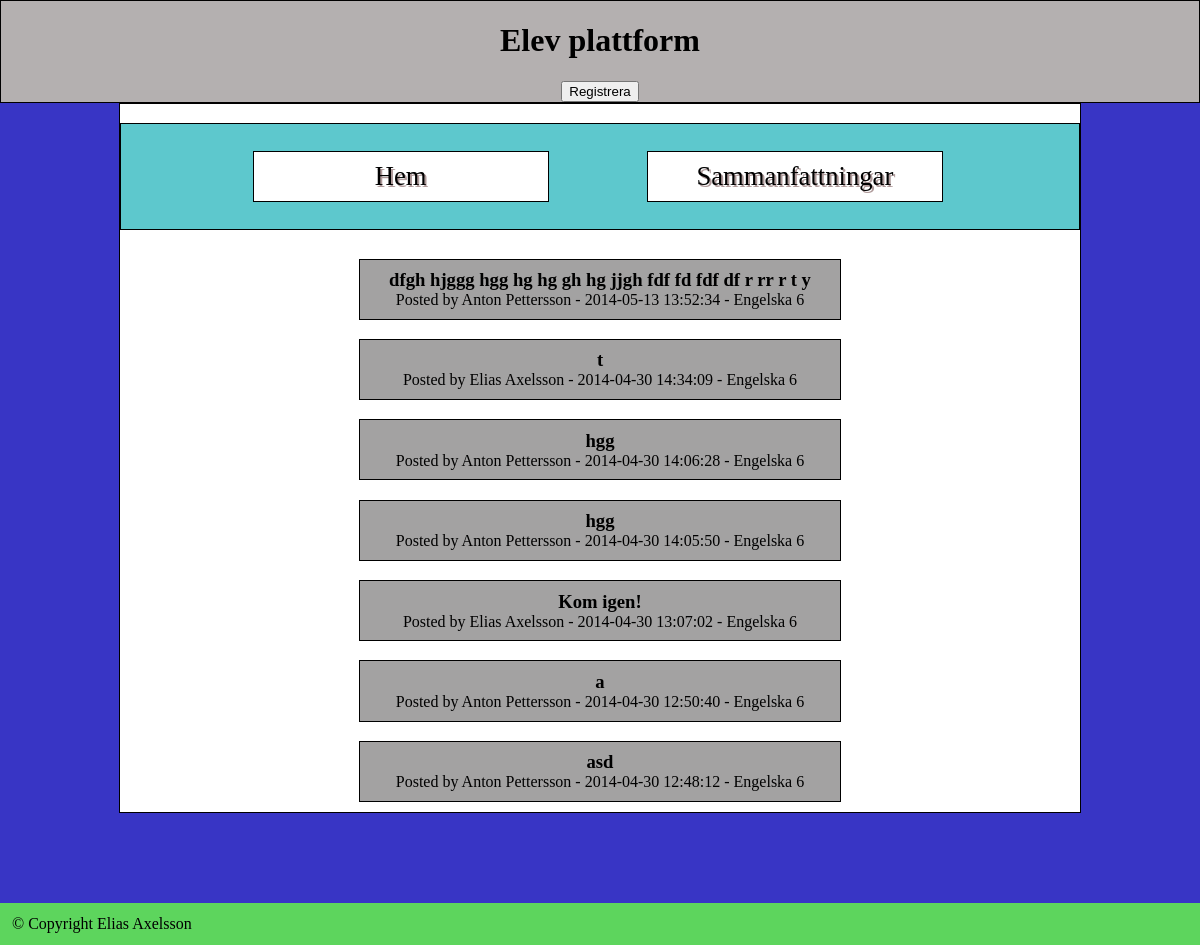
Screenshot of /elevplattform/view_summaries.php?course_id=3 with the database file from the repository.
### tables this page shows
CREATE TABLE IF NOT EXISTS `summary` (
  `ID` int(11) NOT NULL AUTO_INCREMENT,
  `title` varchar(64) NOT NULL,
  `content` text NOT NULL,
  `date` datetime NOT NULL,
  `course_id` int(11) NOT NULL,
  `user_id` int(11) NOT NULL,
  PRIMARY KEY (`ID`),
  KEY `subject_id` (`course_id`),
  KEY `user_id` (`user_id`)
);

CREATE TABLE IF NOT EXISTS `users` (
  `ID` int(11) NOT NULL AUTO_INCREMENT,
  `firstname` varchar(32) NOT NULL,
  `lastname` varchar(32) NOT NULL,
  PRIMARY KEY (`ID`)
);

CREATE TABLE IF NOT EXISTS `courses` (
  `ID` int(11) NOT NULL AUTO_INCREMENT,
  `name` varchar(32) NOT NULL,
  PRIMARY KEY (`ID`)
);

### elevplattform/view_summaries.php (the view, shortened to what this page needs)
<!DOCTYPE html>
<html>
	<head>
		<link rel="stylesheet" type="text/css" href="style.css" />
	</head>
<body>
	<header>
		<h1>Elev plattform</h1>
		<a href="register.php"><button id="register" type="button">Registrera</button></a>
	</header>
	<div id="style">
		<div id="content">
			<nav id="navigation">
				<ul>
					<a href="index.php"><li class="buttons">Hem</li></a>
					<a href="view_summaries.php?page=1"><li class="buttons">Sammanfattningar</li></a>
				</ul>
			</nav>
			<section>
				<?php
				$host = "localhost";
				$dbname = "elev_plattform";
				$username = "elev_plattform";
				$password = "12345";
				$dsn = "mysql:host=$host; dbname=$dbname; charset=utf8mb4";
				$attr = array(PDO::ATTR_DEFAULT_FETCH_MODE => PDO::FETCH_ASSOC);
				$pdo = new PDO($dsn, $username, $password, $attr);
				if($pdo)
				{
					if(!empty($_GET))
					{
						$course_id = filter_input(INPUT_GET, 'course_id', FILTER_VALIDATE_INT);
						if(!empty($course_id))
						{
							foreach ($pdo->query("SELECT summary.*, summary.ID AS sum_ID, users.firstname, users.lastname, courses.* FROM summary JOIN courses
							ON summary.course_id=$course_id AND summary.course_id=courses.id JOIN users ON summary.user_id=users.id ORDER BY date DESC") as $row)
							{
								echo "<div class=\"posts\"> <a href=\"view_summaries.php?summary_id={$row['sum_ID']}\"> <div class=\"title\">{$row['title']}</div>
								<div class=\"userAndDate\">Posted by {$row['firstname']} {$row['lastname']} - {$row['date']} - {$row['name']}</div></a></div>";
							}
						}
							?>
							<?php
					}
				}
				?>
			</section>
		</div>
	</div>
	<footer>
		<p>&copy Copyright Elias Axelsson</p>
	</footer>
</body>

### elevplattform/style.css (style rules this page uses)
html, body { width: 100%; height: 100%; padding: 0; margin: 0; }
header { border: 1px solid black; background-color: #b4b0b0; text-align: center; }
#register { margin-left: auto; }
#navigation { border: 1px solid black; font-size: 20pt; background-color: #5dc8cd; margin: 2% auto 3% auto; }
.buttons { list-style: none; display: inline-block; border: 1px solid black; background-color: white; width: 30%; padding: 1%; margin-left: 10%; text-align: center; color: black; text-shadow: 2px 2px #af9a9a; }
#content { background-color: white; border: 1px solid black; margin: auto; width: 80%; }
#style { background-color: #3835c5; margin: 0; min-height: 100%; }
footer { background-color: #5dd55d; position: relative; clear:both; }
footer > p { margin: 0; padding: 1%; }
.posts, .postheader { border: solid 1px black; background-color: #a3a2a2; width: 50%; text-align: center; margin: 2% auto 1% auto; }
.posts > a { text-decoration: none; }
.title { font-weight: bold; font-size: 14pt; font-family: Century Gothic; color: black; padding-top: 2%; }
.userAndDate { color: black; padding-bottom: 2%; }

### rows the page displays
summary: title "dfgh hjggg hgg hg hg gh hg jjgh fdf fd fdf df r rr r t y", user.firstname "Anton", user.lastname "Pettersson", date "2014-05-13 13:52:34", course.name "Engelska 6"
summary: title "t", user.firstname "Elias", user.lastname "Axelsson", date "2014-04-30 14:34:09", course.name "Engelska 6"
summary: title "hgg", user.firstname "Anton", user.lastname "Pettersson", date "2014-04-30 14:06:28", course.name "Engelska 6"
summary: title "hgg", user.firstname "Anton", user.lastname "Pettersson", date "2014-04-30 14:05:50", course.name "Engelska 6"
summary: title "Kom igen!", user.firstname "Elias", user.lastname "Axelsson", date "2014-04-30 13:07:02", course.name "Engelska 6"
summary: title "a", user.firstname "Anton", user.lastname "Pettersson", date "2014-04-30 12:50:40", course.name "Engelska 6"
summary: title "asd", user.firstname "Anton", user.lastname "Pettersson", date "2014-04-30 12:48:12", course.name "Engelska 6"
